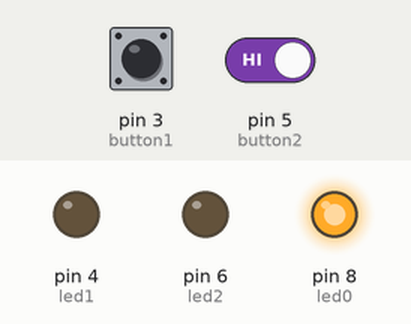
Recording of a sketch running on a simulated Arduino Uno, built with avr-gcc and run on an emulated ATmega328P. On the bench: output pins drawn as LEDs (lit = HIGH). The test bench sets the inputs (shaded band); at power-on: pin 3 (button1) HIGH, pin 5 (button2) HIGH. Random numbers use the default seed unless the sketch sets one.

Above: at 2.9 s.
3.0 s: pin 3 (button1) pulled LOW for 0.15 s
At 4.3 s:
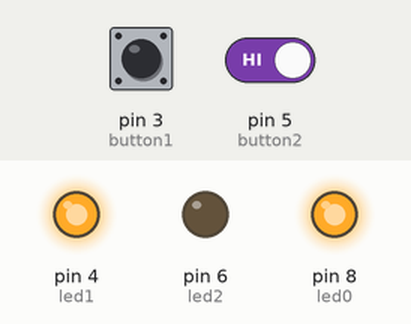
At 5.8 s:
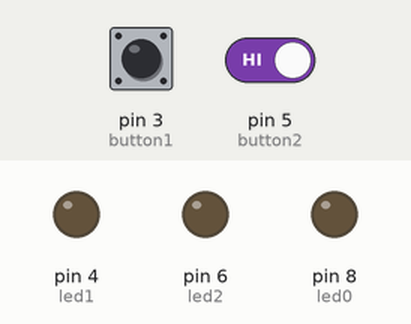
6.1 s: pin 3 (button1) driven LOW and pin 5 (button2) driven LOW
9.1 s: pin 3 (button1) driven HIGH
At 11.2 s:
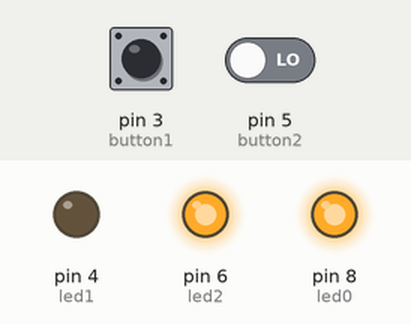
Timing chart, 0 to 13.6 s (numbered marks = the images above; inputs shaded):
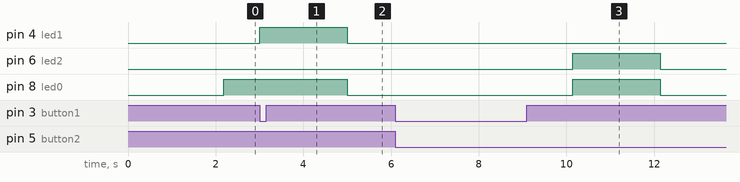

Measured:
- after the input at 3.0 s, pin 4 (led1): LOW → HIGH at once, → LOW 2.0 s later; pin 8 (led0): HIGH → LOW after 2.0 s
- after the input at 6.1 s, every drawn part: stays the same

The sketch:

press-reaction.ino
```cpp
int button1 = 3;
int led1 = 4;
int button2 = 5;
int led2 = 6;
int led0 = 8;

void setup() {
  randomSeed(analogRead(0));
  pinMode(led1, OUTPUT);
  pinMode(button1, INPUT_PULLUP);
  pinMode(led2, OUTPUT);
  pinMode(button2, INPUT_PULLUP);
  pinMode(led0, OUTPUT);
}

void loop() {
  delay(random(2000, 7000));
  digitalWrite(led0, HIGH);
  while (digitalRead(button2) == 1 && digitalRead(button1) == 1 ) {};
  if(digitalRead(button1) == 0){
    digitalWrite(led1, HIGH);
  }
  if(digitalRead(button2) == 0) {
    digitalWrite(led2, HIGH);
  }
  delay(2000);
  digitalWrite(led0, LOW);
  digitalWrite(led1, LOW);
  digitalWrite(led2, LOW);
}
```
